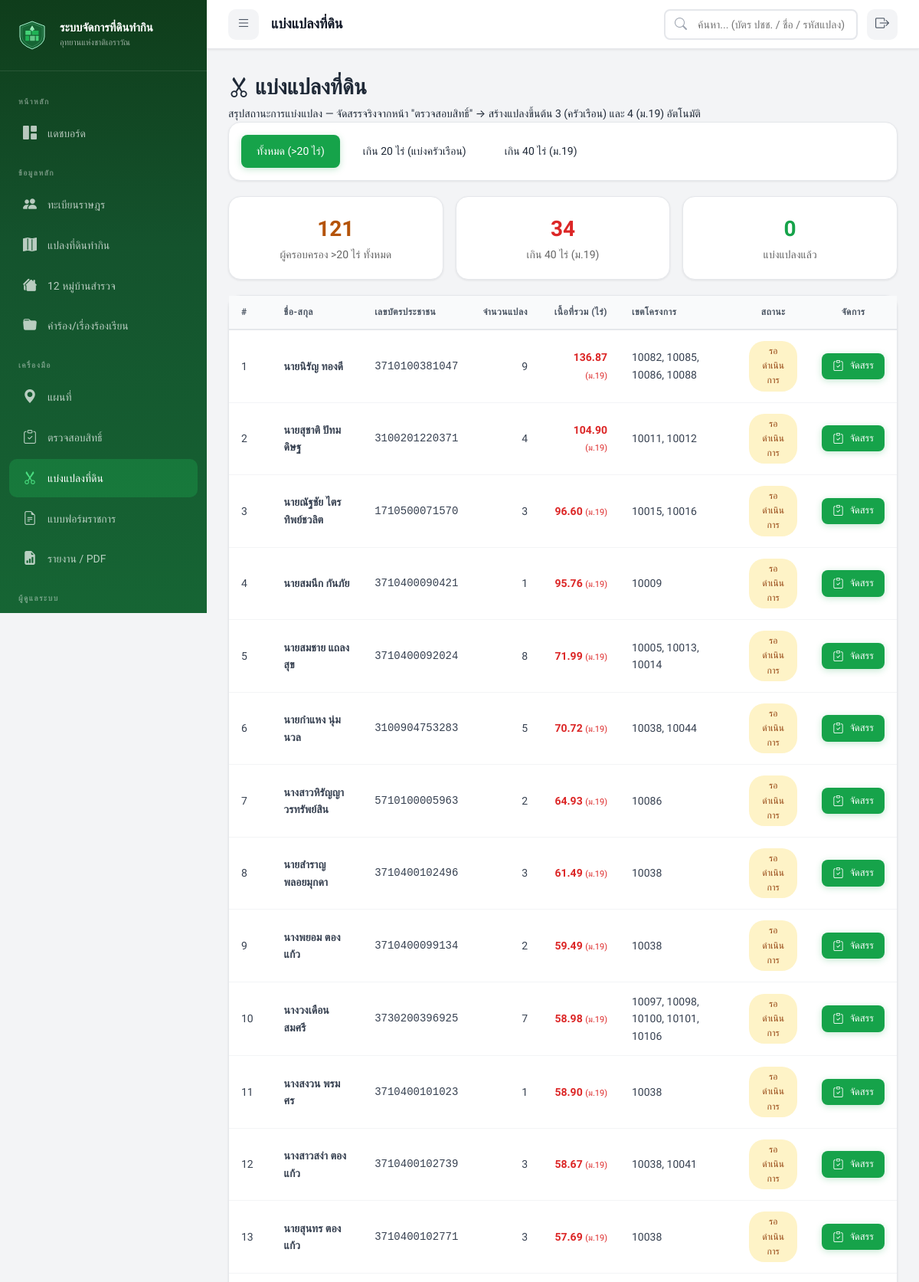
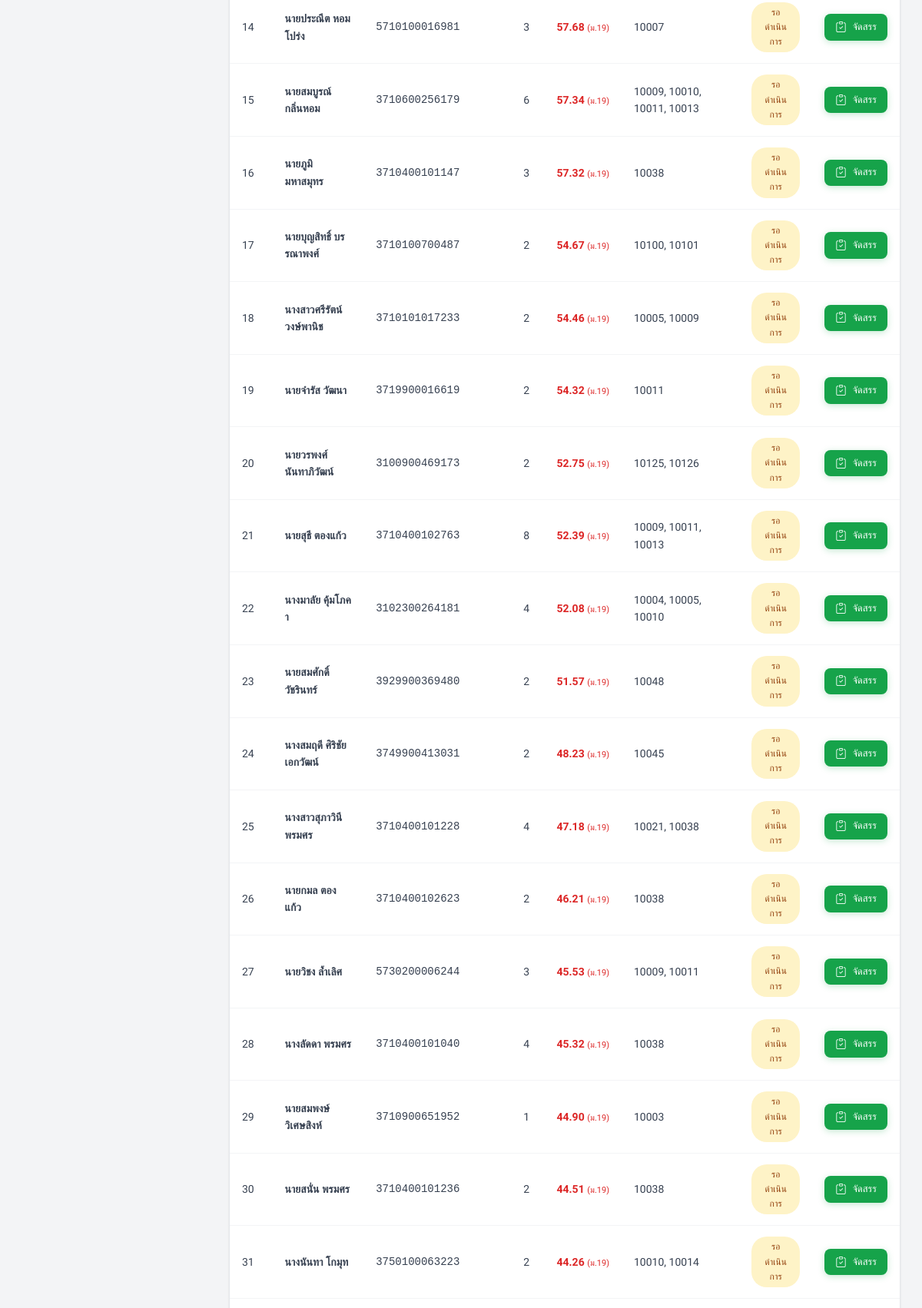
Page /index.php?page=subdivision (signed in, upper part) on the committed database (2 pictures, top to bottom).
### tables this page shows
CREATE TABLE `villagers` (
  `villager_id` int(11) NOT NULL AUTO_INCREMENT,
  `id_card_number` varchar(13) NOT NULL,
  `prefix` varchar(20) DEFAULT NULL,
  `first_name` varchar(100) NOT NULL,
  `last_name` varchar(100) NOT NULL,
  `birth_date` date DEFAULT NULL,
  `phone` varchar(15) DEFAULT NULL,
  `address` text DEFAULT NULL,
  `village_no` varchar(10) DEFAULT NULL,
  `village_name` varchar(100) DEFAULT NULL,
  `sub_district` varchar(100) DEFAULT NULL,
  `district` varchar(100) DEFAULT NULL,
  `province` varchar(100) DEFAULT NULL,
  `photo_path` varchar(500) DEFAULT NULL,
  `notes` text DEFAULT NULL,
  `qualification_status` enum('pending','passed','failed') DEFAULT 'pending',
  `qual_thai_nationality` tinyint(1) DEFAULT 1,
  `qual_continuous_residence` tinyint(1) DEFAULT 1,
  `qual_no_other_land` tinyint(1) DEFAULT 1,
  `qual_no_court_order` tinyint(1) DEFAULT 1,
  `qual_no_forest_crime` tinyint(1) DEFAULT 1,
  `qual_no_revoked_rights` tinyint(1) DEFAULT 1,
  `qualification_date` date DEFAULT NULL,
  `qualification_notes` text DEFAULT NULL,
  `created_by` int(11) DEFAULT NULL,
  `created_at` datetime DEFAULT current_timestamp(),
  `updated_at` datetime DEFAULT current_timestamp() ON UPDATE current_timestamp(),
  `verification_status` enum('pending','verified') DEFAULT 'pending',
  `verified_at` datetime DEFAULT NULL,
  `verified_by` int(11) DEFAULT NULL,
  PRIMARY KEY (`villager_id`),
  UNIQUE KEY `id_card_number` (`id_card_number`),
  KEY `created_by` (`created_by`),
  KEY `idx_id_card` (`id_card_number`),
  KEY `idx_name` (`first_name`,`last_name`),
  KEY `idx_village` (`village_name`),
  CONSTRAINT `villagers_ibfk_1` FOREIGN KEY (`created_by`) REFERENCES `users` (`user_id`) ON DELETE SET NULL
);

### controllers/SubdivisionController.php (called while the page is built, shortened)
<?php
class SubdivisionController
{
    public static function getQualifyingVillagers(string $filter = 'all'): array
    {
        $db = getDB();
        $having = 'HAVING total_rai > 20';
        $stmt = $db->query("
            SELECT v.villager_id, v.prefix, v.first_name, v.last_name, v.id_card_number,
                   COUNT(lp.plot_id) as plot_count,
                   ROUND(SUM(lp.area_rai + lp.area_ngan/4 + lp.area_sqwa/400), 2) as total_rai,
                   GROUP_CONCAT(DISTINCT lp.apar_no ORDER BY lp.apar_no SEPARATOR ', ') as zones,
                   (SELECT COUNT(*) FROM land_plots sub WHERE sub.parent_plot_id IS NOT NULL
                    AND sub.villager_id = v.villager_id) as subdivided_count
            FROM land_plots lp
            JOIN villagers v ON lp.villager_id = v.villager_id
            WHERE lp.parent_plot_id IS NULL
            GROUP BY v.villager_id
            $having
            ORDER BY total_rai DESC
        ");
        return $stmt->fetchAll(PDO::FETCH_ASSOC);
    }
}

### views/subdivision/index.php (the view, shortened to what this page needs)
<?php
require_once __DIR__ . '/../../controllers/SubdivisionController.php';
$filter = $_GET['filter'] ?? 'all';
$villagers = SubdivisionController::getQualifyingVillagers($filter);
?>
<div class="content-area">
    <div class="page-header">
        <div>
            <h1><i class="bi bi-scissors"></i> แบ่งแปลงที่ดิน</h1>
            <p class="page-subtitle">สรุปสถานะการแบ่งแปลง — จัดสรรจริงจากหน้า "ตรวจสอบสิทธิ์" → สร้างแปลงขึ้นต้น 3 (ครัวเรือน) และ 4 (ม.19) อัตโนมัติ</p>
        </div>
    </div>
    <div class="card" style="margin-bottom:20px;">
        <div style="display:flex; gap:10px; padding:16px;">
            <a href="index.php?page=subdivision&filter=all"
               class="btn <?= $filter === 'all' ? 'btn-primary' : 'btn-outline' ?>" style="text-decoration:none;">
                ทั้งหมด (>20 ไร่)
            </a>
            <a href="index.php?page=subdivision&filter=over20"
               class="btn <?= $filter === 'over20' ? 'btn-primary' : 'btn-outline' ?>" style="text-decoration:none;">
                เกิน 20 ไร่ (แบ่งครัวเรือน)
            </a>
            <a href="index.php?page=subdivision&filter=over40"
               class="btn <?= $filter === 'over40' ? 'btn-primary' : 'btn-outline' ?>" style="text-decoration:none;">
                เกิน 40 ไร่ (ม.19)
            </a>
        </div>
    </div>
    <div style="display:grid; grid-template-columns:repeat(3,1fr); gap:16px; margin-bottom:20px;">
        <?php
            $countAll = count($villagers);
            $countOver40 = count(array_filter($villagers, fn($v) => $v['total_rai'] > 40));
            $countDone = count(array_filter($villagers, fn($v) => $v['subdivided_count'] > 0));
        ?>
        <div class="card" style="padding:20px; text-align:center;">
            <div style="font-size:28px; font-weight:700; color:#b45309;"><?= $countAll ?></div>
            <div style="color:#666;">ผู้ครอบครอง >20 ไร่ ทั้งหมด</div>
        </div>
        <div class="card" style="padding:20px; text-align:center;">
            <div style="font-size:28px; font-weight:700; color:#dc2626;"><?= $countOver40 ?></div>
            <div style="color:#666;">เกิน 40 ไร่ (ม.19)</div>
        </div>
        <div class="card" style="padding:20px; text-align:center;">
            <div style="font-size:28px; font-weight:700; color:#16a34a;"><?= $countDone ?></div>
            <div style="color:#666;">แบ่งแปลงแล้ว</div>
        </div>
    </div>
    <div class="card">
        <div class="table-responsive">
            <table class="data-table">
                <thead>
                    <tr>
                        <th style="width:50px;">#</th>
                        <th>ชื่อ-สกุล</th>
                        <th>เลขบัตรประชาชน</th>
                        <th style="text-align:right;">จำนวนแปลง</th>
                        <th style="text-align:right;">เนื้อที่รวม (ไร่)</th>
                        <th>เขตโครงการ</th>
                        <th style="text-align:center;">สถานะ</th>
                        <th style="text-align:center;">จัดการ</th>
                    </tr>
                </thead>
                <tbody>
                    <?php if (empty($villagers)): ?>
                        <tr><td colspan="8" style="padding:40px; text-align:center; color:#999;">
                            <i class="bi bi-info-circle" style="font-size:24px;"></i><br>
                            ไม่พบผู้ครอบครองที่เข้าเงื่อนไข
                        </td></tr>
                    <?php else: ?>
                        <?php foreach ($villagers as $idx => $v): ?>
                            <tr>
                                <td><?= $idx + 1 ?></td>
                                <td>
                                    <strong><?= htmlspecialchars(($v['prefix'] ?? '') . $v['first_name'] . ' ' . $v['last_name']) ?></strong>
                                </td>
                                <td style="font-family:monospace;"><?= htmlspecialchars($v['id_card_number'] ?? '-') ?></td>
                                <td style="text-align:right;"><?= $v['plot_count'] ?></td>
                                <td style="text-align:right;">
                                    <strong style="color:<?= $v['total_rai'] > 40 ? '#dc2626' : '#b45309' ?>;">
                                        <?= number_format($v['total_rai'], 2) ?>
                                    </strong>
                                    <?php if ($v['total_rai'] > 40): ?>
                                        <span style="font-size:11px; color:#dc2626;">(ม.19)</span>
                                    <?php endif; ?>
                                </td>
                                <td><?= htmlspecialchars($v['zones'] ?? '-') ?></td>
                                <td style="text-align:center;">
                                    <?php if ($v['subdivided_count'] > 0): ?>
                                        <span class="badge badge-success">แบ่งแล้ว <?= $v['subdivided_count'] ?> แปลง</span>
                                    <?php else: ?>
                                        <span class="badge badge-warning">รอดำเนินการ</span>
                                    <?php endif; ?>
                                </td>
                                <td style="text-align:center;">
                                    <?php if ($v['subdivided_count'] > 0): ?>
                                        <a href="index.php?page=subdivision&action=process&id=<?= $v['villager_id'] ?>"
                                           class="btn btn-sm btn-outline" title="ดูรายละเอียด">
                                            <i class="bi bi-eye"></i> ดูรายละเอียด
                                        </a>
                                    <?php else: ?>
                                        <a href="index.php?page=verification&action=process&id=<?= $v['villager_id'] ?>"
                                           class="btn btn-sm btn-primary" title="ไปจัดสรร">
                                            <i class="bi bi-clipboard-check"></i> จัดสรร
                                        </a>
                                    <?php endif; ?>
                                </td>
                            </tr>
                        <?php endforeach; ?>
                    <?php endif; ?>
                </tbody>
            </table>
        </div>
    </div>
</div>

### assets/css/style.css (style rules this page uses)
:root { --primary-50: #f0fdf4; --primary-100: #dcfce7; --primary-200: #bbf7d0; --primary-300: #86efac; --primary-400: #4ade80; --primary-500: #22c55e; --primary-600: #16a34a; --primary-700: #15803d; --primary-800: #166534; --primary-900: #14532d; --gray-50: #f9fafb; --gray-100: #f3f4f6; --gray-200: #e5e7eb; --gray-300: #d1d5db; --gray-400: #9ca3af; --gray-500: #6b7280; --gray-600: #4b5563; --gray-700: #374151; --gray-800: #1f2937; --gray-900: #111827; --success: #22c55e; --warning: #f59e0b; --danger: #ef4444; --info: #3b82f6; --orange: #f97316; --sidebar-width: 270px; --sidebar-collapsed: 70px; --topbar-height: 64px; --border-radius: 12px; --border-radius-lg: 16px; --border-radius-sm: 8px; --shadow-sm: 0 1px 3px rgba(0, 0, 0, 0.08); --shadow-md: 0 4px 12px rgba(0, 0, 0, 0.1); --shadow-lg: 0 10px 30px rgba(0, 0, 0, 0.12); --shadow-xl: 0 20px 50px rgba(0, 0, 0, 0.15); --transition: all 0.3s cubic-bezier(0.4, 0, 0.2, 1); }
*, *::before, *::after { box-sizing: border-box; margin: 0; padding: 0; }
body { font-family: 'Prompt', -apple-system, BlinkMacSystemFont, sans-serif; font-size: 14px; color: var(--gray-800); background: var(--gray-100); line-height: 1.6; min-height: 100vh; }
a { text-decoration: none; color: inherit; }
.card { background: white; border-radius: var(--border-radius-lg); border: 1px solid var(--gray-200); box-shadow: var(--shadow-sm); transition: var(--transition); }
table { width: 100%; border-collapse: collapse; }
table thead th { background: var(--gray-50); padding: 12px 16px; text-align: left; font-size: 12px; font-weight: 600; color: var(--gray-600); text-transform: uppercase; letter-spacing: 0.5px; border-bottom: 2px solid var(--gray-200); white-space: nowrap; }
table tbody td { padding: 14px 16px; border-bottom: 1px solid var(--gray-100); font-size: 14px; color: var(--gray-700); }
.btn { display: inline-flex; align-items: center; gap: 8px; padding: 10px 20px; border: none; border-radius: var(--border-radius-sm); font-family: 'Prompt', sans-serif; font-size: 14px; font-weight: 500; cursor: pointer; transition: var(--transition); white-space: nowrap; }
.btn i { font-size: 16px; }
.btn-primary { background: var(--primary-600); color: white; box-shadow: 0 2px 8px rgba(22, 163, 74, 0.25); }
.btn-sm { padding: 6px 14px; font-size: 13px; }
.btn-sm i { font-size: 14px; }
.badge { display: inline-flex; align-items: center; gap: 4px; padding: 4px 12px; border-radius: 20px; font-size: 12px; font-weight: 500; }
.badge-warning { background: #fef3c7; color: #92400e; }

### rows in the picture
villagers: prefix+first_name+last_name "นายนิรัญ ทองดี", id_card_number "3710100381047", plot_count "9", total_rai "136.87", shows "(ม.19)", zones "10082, 10085, 10086, 10088", shows "รอดำเนินการ"
villagers: prefix+first_name+last_name "นายสุชาติ ปัทมดิษฐ", id_card_number "3100201220371", plot_count "4", total_rai "104.90", shows "(ม.19)", zones "10011, 10012", shows "รอดำเนินการ"
villagers: prefix+first_name+last_name "นายณัฐชัย ไตรทิพย์ชวลิต", id_card_number "1710500071570", plot_count "3", total_rai "96.60", shows "(ม.19)", zones "10015, 10016", shows "รอดำเนินการ"
villagers: prefix+first_name+last_name "นายสมนึก กันภัย", id_card_number "3710400090421", plot_count "1", total_rai "95.76", shows "(ม.19)", zones "10009", shows "รอดำเนินการ"
villagers: prefix+first_name+last_name "นายสมชาย แถลงสุข", id_card_number "3710400092024", plot_count "8", total_rai "71.99", shows "(ม.19)", zones "10005, 10013, 10014", shows "รอดำเนินการ"
villagers: prefix+first_name+last_name "นายกำแหง นุ่มนวล", id_card_number "3100904753283", plot_count "5", total_rai "70.72", shows "(ม.19)", zones "10038, 10044", shows "รอดำเนินการ"
villagers: prefix+first_name+last_name "นางสาวหิรัญญา วรทรัพย์สิน", id_card_number "5710100005963", plot_count "2", total_rai "64.93", shows "(ม.19)", zones "10086", shows "รอดำเนินการ"
villagers: prefix+first_name+last_name "นายสำราญ พลอยมุกดา", id_card_number "3710400102496", plot_count "3", total_rai "61.49", shows "(ม.19)", zones "10038", shows "รอดำเนินการ"
villagers: prefix+first_name+last_name "นางพยอม ตองแก้ว", id_card_number "3710400099134", plot_count "2", total_rai "59.49", shows "(ม.19)", zones "10038", shows "รอดำเนินการ"
villagers: prefix+first_name+last_name "นางวงเดือน สมศรี", id_card_number "3730200396925", plot_count "7", total_rai "58.98", shows "(ม.19)", zones "10097, 10098, 10100, 10101, 10106", shows "รอดำเนินการ"
villagers: prefix+first_name+last_name "นางสงวน พรมศร", id_card_number "3710400101023", plot_count "1", total_rai "58.90", shows "(ม.19)", zones "10038", shows "รอดำเนินการ"
villagers: prefix+first_name+last_name "นางสาวสง่า ตองแก้ว", id_card_number "3710400102739", plot_count "3", total_rai "58.67", shows "(ม.19)", zones "10038, 10041", shows "รอดำเนินการ"
villagers: prefix+first_name+last_name "นายสุนทร ตองแก้ว", id_card_number "3710400102771", plot_count "3", total_rai "57.69", shows "(ม.19)", zones "10038", shows "รอดำเนินการ"
villagers: prefix+first_name+last_name "นายประณีต หอมโปร่ง", id_card_number "5710100016981", plot_count "3", total_rai "57.68", shows "(ม.19)", zones "10007", shows "รอดำเนินการ"
villagers: prefix+first_name+last_name "นายสมบูรณ์ กลิ่นหอม", id_card_number "3710600256179", plot_count "6", total_rai "57.34", shows "(ม.19)", zones "10009, 10010, 10011, 10013", shows "รอดำเนินการ"
villagers: prefix+first_name+last_name "นายภูมิ มหาสมุทร", id_card_number "3710400101147", plot_count "3", total_rai "57.32", shows "(ม.19)", zones "10038", shows "รอดำเนินการ"
villagers: prefix+first_name+last_name "นายบุญสิทธิ์ บรรณาพงศ์", id_card_number "3710100700487", plot_count "2", total_rai "54.67", shows "(ม.19)", zones "10100, 10101", shows "รอดำเนินการ"
villagers: prefix+first_name+last_name "นางสาวศรีรัตน์ วงษ์พานิช", id_card_number "3710101017233", plot_count "2", total_rai "54.46", shows "(ม.19)", zones "10005, 10009", shows "รอดำเนินการ"
villagers: prefix+first_name+last_name "นายจำรัส วัฒนา", id_card_number "3719900016619", plot_count "2", total_rai "54.32", shows "(ม.19)", zones "10011", shows "รอดำเนินการ"
villagers: prefix+first_name+last_name "นายวรพงศ์ นันทาภิวัฒน์", id_card_number "3100900469173", plot_count "2", total_rai "52.75", shows "(ม.19)", zones "10125, 10126", shows "รอดำเนินการ"
villagers: prefix+first_name+last_name "นายสุธี ตองแก้ว", id_card_number "3710400102763", plot_count "8", total_rai "52.39", shows "(ม.19)", zones "10009, 10011, 10013", shows "รอดำเนินการ"
villagers: prefix+first_name+last_name "นางมาลัย คุ้มโภคา", id_card_number "3102300264181", plot_count "4", total_rai "52.08", shows "(ม.19)", zones "10004, 10005, 10010", shows "รอดำเนินการ"
villagers: prefix+first_name+last_name "นายสมศักดิ์ วัชรินทร์", id_card_number "3929900369480", plot_count "2", total_rai "51.57", shows "(ม.19)", zones "10048", shows "รอดำเนินการ"
villagers: prefix+first_name+last_name "นางสมฤดี ศิริชัยเอกวัฒน์", id_card_number "3749900413031", plot_count "2", total_rai "48.23", shows "(ม.19)", zones "10045", shows "รอดำเนินการ"
villagers: prefix+first_name+last_name "นางสาวสุภาวินี พรมศร", id_card_number "3710400101228", plot_count "4", total_rai "47.18", shows "(ม.19)", zones "10021, 10038", shows "รอดำเนินการ"
villagers: prefix+first_name+last_name "นายกมล ตองแก้ว", id_card_number "3710400102623", plot_count "2", total_rai "46.21", shows "(ม.19)", zones "10038", shows "รอดำเนินการ"
villagers: prefix+first_name+last_name "นายวิชง ล้ำเลิศ", id_card_number "5730200006244", plot_count "3", total_rai "45.53", shows "(ม.19)", zones "10009, 10011", shows "รอดำเนินการ"
villagers: prefix+first_name+last_name "นางลัดดา พรมศร", id_card_number "3710400101040", plot_count "4", total_rai "45.32", shows "(ม.19)", zones "10038", shows "รอดำเนินการ"
villagers: prefix+first_name+last_name "นายสมพงษ์ วิเศษสิงห์", id_card_number "3710900651952", plot_count "1", total_rai "44.90", shows "(ม.19)", zones "10003", shows "รอดำเนินการ"
villagers: prefix+first_name+last_name "นายสนั่น พรมศร", id_card_number "3710400101236", plot_count "2", total_rai "44.51", shows "(ม.19)", zones "10038", shows "รอดำเนินการ"
villagers: prefix+first_name+last_name "นางนันทา โกมุท", id_card_number "3750100063223", plot_count "2", total_rai "44.26", shows "(ม.19)", zones "10010, 10014", shows "รอดำเนินการ"

### other values in the picture
APP_NAME "ระบบจัดการที่ดินทำกิน"
APP_SUBTITLE "อุทยานแห่งชาติเอราวัณ"
$pageTitle "แบ่งแปลงที่ดิน"
$countAll "121"
$countOver40 "34"
$countDone "0"
